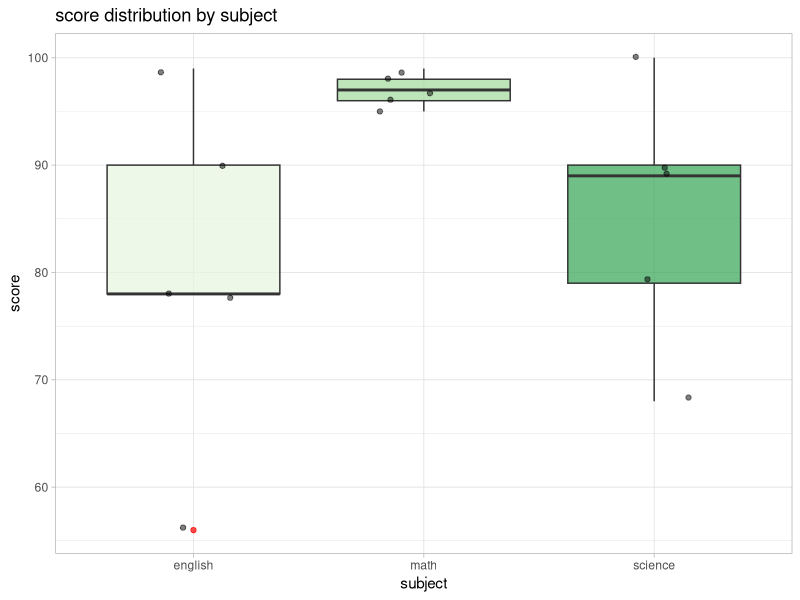

R code for this plot:
library(tidyr)
library(ggplot2)
students<-data.frame(
  student=c("reethu","deepu","krishna","priya","raja"),
  math=c(99,98,97,96,95),
  science=c(100,68,79,89,90),
  english=c(56,78,90,78,99),
  hours=c(1,2,3,4,5)
)
head(students)
long_df<-pivot_longer(
  students,
  cols=c(math,science,english),
  names_to="subject",
  values_to="score"
)
ggplot(long_df,aes(x=subject,y=score,fill=subject))+geom_boxplot(alpha=.7,outlier.color="red")+
  geom_jitter(width=0.2,alpha=0.5)+
  scale_fill_brewer(palette="set2")+
  labs(
    title="score distribution by subject",
    x="subject",
    y="score"
  )+
  theme_light()+
  theme(legend.position="none")
